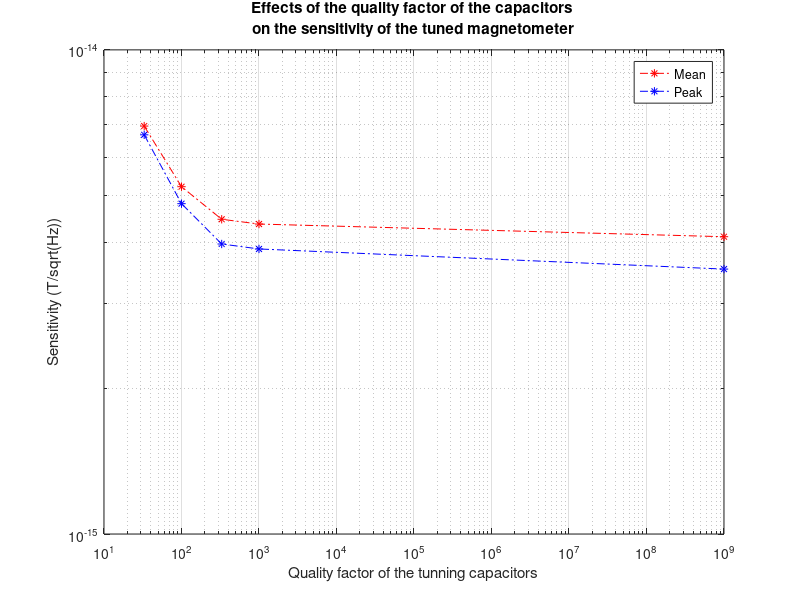

The MATLAB script that drew this image:
% Plot the effect of the Q value of the capacitors
M = [6.9608e-15
5.2168e-15
4.4679e-15
4.3679e-15
4.1123e-15]
% 7.0997e-15
% 5.2733e-15
% 4.4768e-15
% 4.2312e-15

P = [6.6768e-15
4.8126e-15
3.9725e-15
3.8796e-15
3.5256e-15];
% 6.8638e-15
% 4.8609e-15
% 4.0139e-15
% 3.6742e-15];

sweepOptions = [33 100 330 1000 1000000000];


loglog(sweepOptions,M,'-.*r')
hold on, grid on
loglog(sweepOptions,P,'-.*b')
hold off
xlabel('Quality factor of the tunning capacitors')
ylabel('Sensitivity (T/sqrt(Hz))')
legend('Mean', 'Peak')
title(sprintf('Effects of the quality factor of the capacitors \non the sensitivity of the tuned magnetometer'))